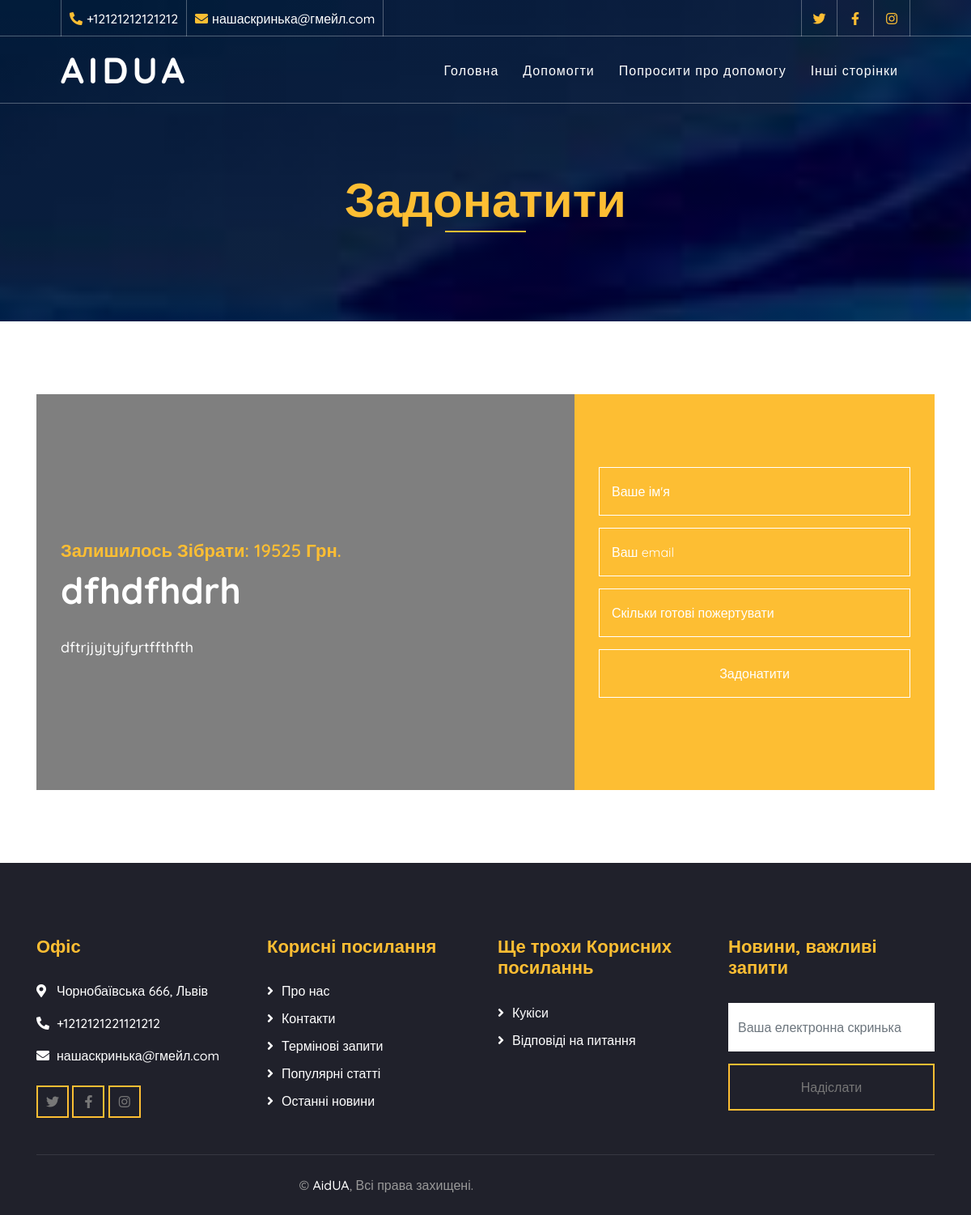
The page /donate.php?ware_id=22 on the database its author committed.
### tables this page shows
CREATE TABLE `tbl_ware` (
  `id` int(10) UNSIGNED NOT NULL,
  `title` varchar(20) NOT NULL,
  `description` text NOT NULL DEFAULT '\' \'',
  `price` decimal(10,0) NOT NULL,
  `reached` int(5) NOT NULL,
  `image_name` varchar(100) NOT NULL,
  `status` varchar(20) NOT NULL
);

### donate.php (the view, shortened to what this page needs)
<?php include ('header.php'); ?>
        <div class="page-header">
            <div class="container">
                <div class="row">
                    <div class="col-12">
                        <h2>Задонатити</h2>
                    </div>
                </div>
            </div>
        </div>
        <div class="container">
    <?php
    if(isset($_GET['ware_id']))
    {
        $ware_id = $_GET['ware_id'];
        $sql = "SELECT * FROM tbl_ware WHERE id=$ware_id";
        $mysqli_result = mysqli_query($conn, $sql);
        $count = mysqli_num_rows($mysqli_result);
        if($count==1)
        {
            $row = mysqli_fetch_assoc($mysqli_result);
            $title = $row['title'];
            $description = $row['description'];
            $price = $row['price'];
            $reached = $row['reached'];
            $image_name = $row['image_name'];
            $left = $price-$reached;
        }
        else
        {
        }
    }
    else
    {
    }
                                    if($image_name=="")
                                    {
                                ?>
                                        <div class="donate" data-parallax="scroll" data-image-src="<?php echo SITEURL; ?>img/causes-1.13.jpg">
                                <?php
                                    }
                                    else
                                    {
                                ?>
                                        <div class="donate" data-parallax="scroll" data-image-src="<?php echo SITEURL; ?>img/<?php echo $image_name; ?>">
                                <?php
                                    }
                                ?>
                <div class="row align-items-center">
                    <div class="col-lg-7">
                        <div class="donate-content">
                            <div class="section-header">
                                <p>Залишилось зібрати: <?php echo $left; ?> грн.</p>
                                <h2><?php echo $title; ?></h2>
                            </div>
                            <div class="donate-text">
                                <p><?php echo $description; ?></p>
                            </div>
                        </div>
                    </div>
                    <div class="col-lg-5">
                        <div class="donate-form">
                            <form action=""  method="POST">
                                <div class="control-group">
                                    <input type="text" name ="name" class="form-control" placeholder="Ваше ім'я" required="required" />
                                </div>
                                <div class="control-group">
                                    <input type="email" name ="email" class="form-control" placeholder="Ваш email" required="required" />
                                </div>
                                <div class="control-group">
                                    <input type="number" name ="amount" class="form-control" placeholder="Скільки готові пожертувати" required="required" />
                                </div>
                                <div>
                                    <button type="submit" name ="submit" class="btn btn-custom" >Задонатити</button>
                                </div>
                                <br>
                            </form>
                        </div>
                    </div>
                </div>
            </div>
        </div>
        <?php include ('footer.php'); ?>

### css/style.css (style rules this page uses)
body { color: #777777; font-weight: 500; background: #ffffff; font-family: 'Quicksand', sans-serif; }
h1, h2, h3, h4, h5, h6 { color: #4a4c70; }
.btn.btn-custom { padding: 12px 20px; text-align: center; font-size: 16px; font-weight: 500; color: #777777; border-radius: 0; border: 2px solid #FDBE33; box-shadow: inset 0 0 0 0 #FDBE33; transition: ease-out 0.3s; -webkit-transition: ease-out 0.3s; -moz-transition: ease-out 0.3s; }
.page-header { position: relative; margin-bottom: 45px; padding: 210px 0 90px 0; text-align: center; background: linear-gradient(rgba(0, 0, 0, .5), rgba(0, 0, 0, .5)), url(../img/index.jpg); background-attachment: fixed; background-position: center; background-repeat: no-repeat; background-size: cover; }
.page-header h2 { position: relative; color: #FDBE33; font-size: 60px; font-weight: 700; margin-bottom: 20px; padding-bottom: 5px; }
.page-header h2::after { position: absolute; content: ""; width: 100px; height: 2px; left: calc(50% - 50px); bottom: 0; background: #FDBE33; }
.section-header { position: relative; width: 100%; max-width: 700px; margin: 0 auto 45px auto; }
.section-header p { margin-bottom: 5px; position: relative; font-size: 22px; font-weight: 600; text-transform: capitalize; color: #FDBE33; }
.section-header h2 { margin: 0; font-size: 45px; font-weight: 700; }
.donate { position: relative; width: 100%; margin: 45px 0; background: rgba(0, 0, 0, .5); }
.donate .donate-content { padding: 45px 0 15px 0; }
.container .donate { margin: 90px 0; }
.container .donate .donate-content { padding: 45px 30px 15px 30px; }
.donate .donate-content .section-header { margin-bottom: 30px; }
.donate .donate-content .section-header h2 { color: #ffffff; }
.donate .donate-text p { color: #ffffff; font-size: 18px; }
.donate .donate-form { padding: 90px 30px; background: #FDBE33; }
.donate .donate-form .control-group { margin-bottom: 15px; }
.donate .donate-form .form-control { height: 60px; color: #ffffff; padding: 0 15px; border-radius: 0; border: 1px solid #ffffff; background: transparent; }
.donate .donate-form .form-control::placeholder { color: #ffffff; opacity: 1; }
.donate .donate-form .btn.btn-custom { padding: 15px 0; width: 100%; height: 60px; color: #ffffff; border: 1px solid #ffffff; box-shadow: inset 0 0 0 0 #ffffff; }

### rows shown on the page
tbl_ware: left "19525", title "dfhdfhdrh", description "dftrjjyjtyjfyrtffthfth"
